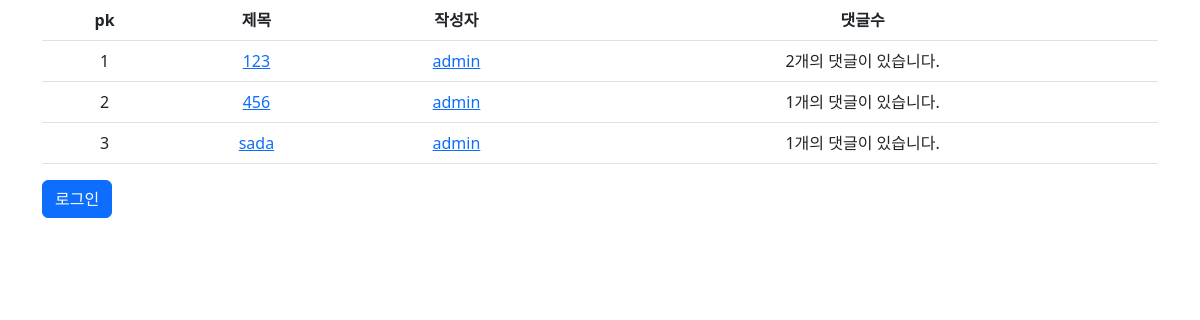
The page /articles/ on the database as committed earlier.
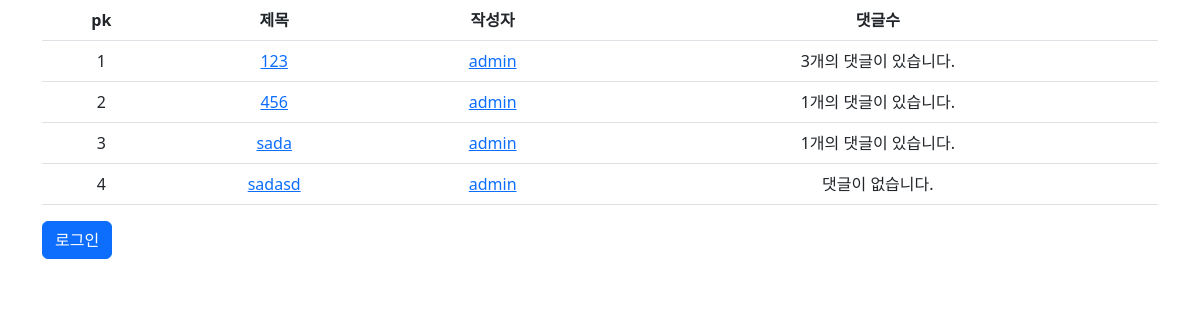
The same page on the database as committed later.
### articles/models.py (models this page shows)
class Articles(models.Model):
    user = models.ForeignKey(
        get_user_model(), related_name="articles", on_delete=models.CASCADE
    )
    title = models.CharField(max_length=80)
    content = models.TextField()

class Comments(models.Model):
    article = models.ForeignKey(
        Articles, related_name="comments", on_delete=models.CASCADE
    )
    user = models.ForeignKey(get_user_model(), related_name="comments", on_delete=models.CASCADE)
    created_date = models.DateTimeField(auto_now_add=True)
    content = models.CharField(max_length=80)

### accounts/models.py (models this page shows)
class User(AbstractUser):
    pass

### articles/views.py (the view)
# urls.py: path('', views.index, name="index"),
def index(request):
    articles = Articles.objects.all()
    context = {
        'articles':articles,
    }
    return render(request, 'articles/index.html', context)

### articles/templates/articles/index.html
{% extends 'base.html' %}
{% block content %}
{% load django_bootstrap5 %}
<div class="container">
    <table class="table text-center">
        <thead>
            <tr>
                <th scope="col">pk</th>
                <th scope="col">제목</th>
                <th scope="col">작성자</th>
                <th scope="col">댓글수</th>
            </tr>
        </thead>
        <tbody>
            {% for article in articles %}
            <tr>
                <td>{{ article.pk}}</td>
                <td><a href="{%url 'articles:detail' article.pk %}">{{ article.title }}</a></td>
                <td><a href="{% url 'accounts:detail' article.user.pk %}">{{ article.user }}</a></td>
                {% if article.comments.all %}
                <td>{{ article.comments.all|length }}개의 댓글이 있습니다.</td>
                {% else %}
                <td>댓글이 없습니다.</td>
                {% endif %}
            </tr>
            {% endfor %}
        </tbody>
    </table>
    {% if request.user.is_authenticated %}
    <a href="{% url 'articles:create' %}">{% bootstrap_button button_type="submit" content="글작성" %}</a>
    <a href="{% url 'accounts:user_logout' %}">{% bootstrap_button button_type="submit" content="로그아웃" %}</a>
    {% else %}
    <a href="{% url 'accounts:user_login' %}">{% bootstrap_button button_type="submit" content="로그인" %}</a>
    {% endif %}
</div>
{% endblock %}

### templates/base.html (shortened to what this page needs)
<!DOCTYPE html>
<html lang="en">
<head>
    <link href="https://cdn.jsdelivr.net/npm/bootstrap@5.2.2/dist/css/bootstrap.min.css" rel="stylesheet"
>
</head>
<body>
    {% block content %}
    {% endblock %}
</body>
</html>

Rows that differ between the two databases and show on the page:
computed for Articles id 1: comments.all|length "2" → "3"
added Articles: pk "4", title "sadasd", user "admin", shows "댓글이 없습니다."
